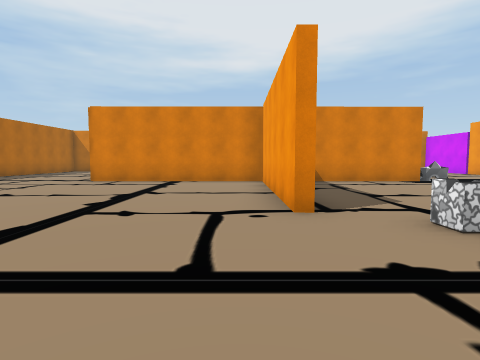
View 1 (above)

24 first-person views from a walk through a 3-D level made in the Unity game engine. The camera is 1.3 m above the floor, tilts 4° down and sees 80° across. The floor is counted in squares, 2 m on a side. Each view is taken from the middle of a square. On the plan, view 1 faces up. The plan holds only what a view shows up to about 9 squares ahead; the rest is blank. The place goes on beyond the plan. The player character is not drawn.

View 2
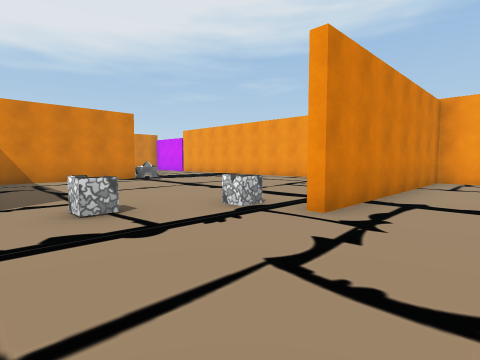

View 3
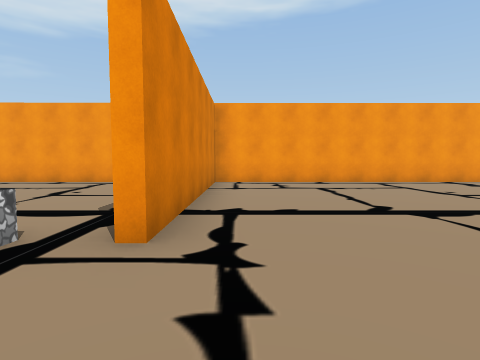

View 4
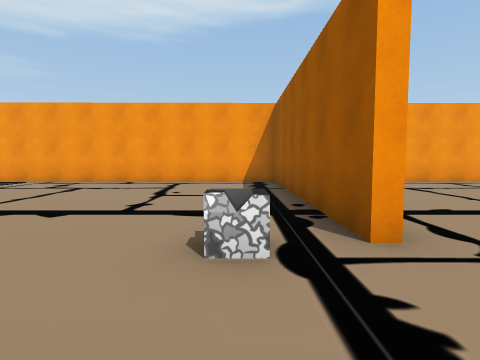

View 5
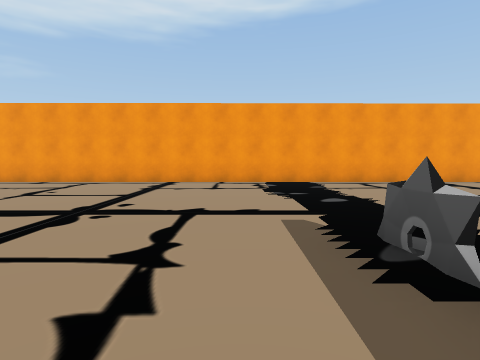

View 6
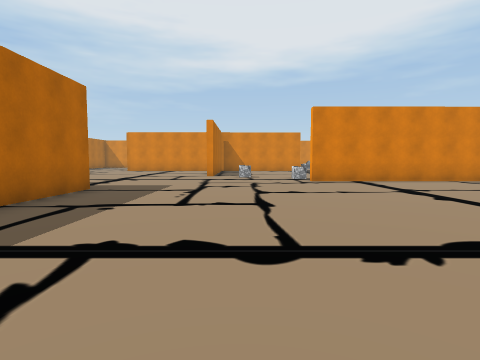

View 7
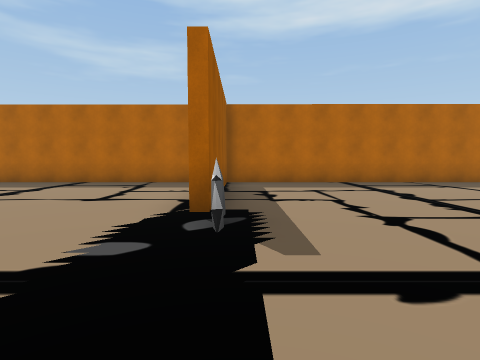

View 8
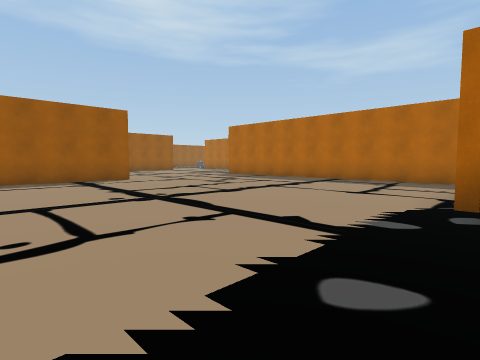

View 9
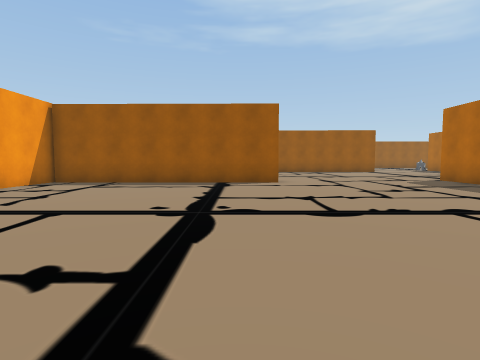

View 10
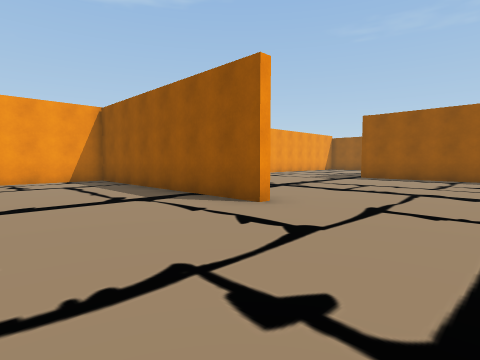

View 11
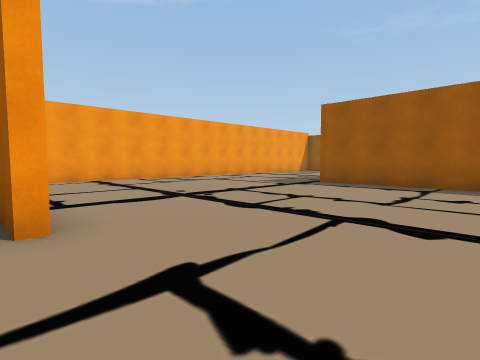

View 12
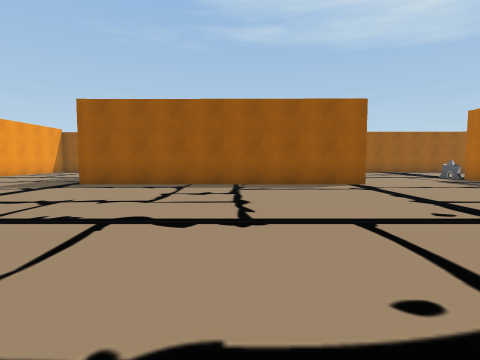

View 13
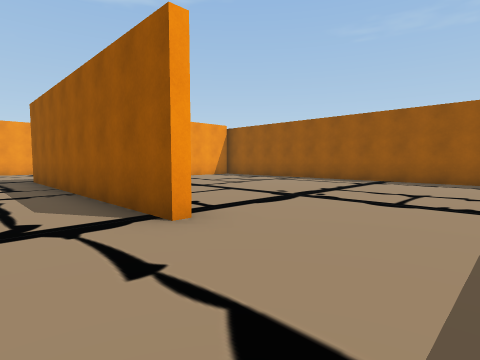

View 14
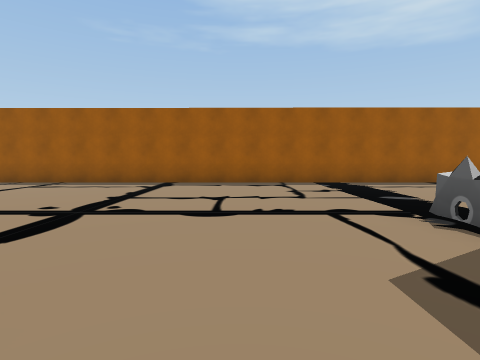

View 15
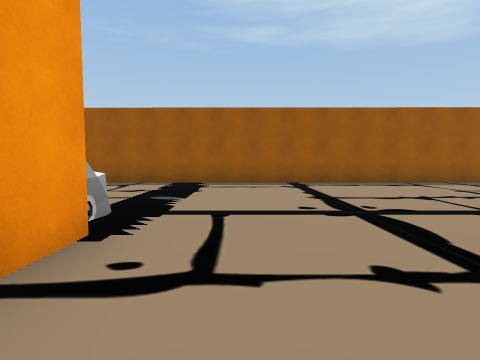

View 16
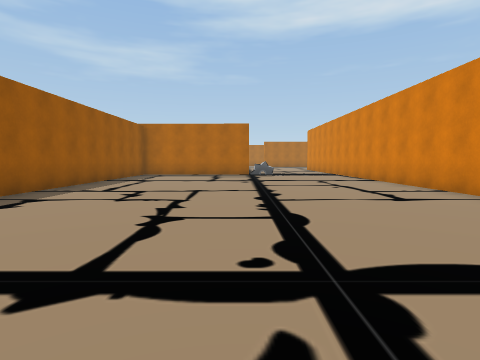

View 17
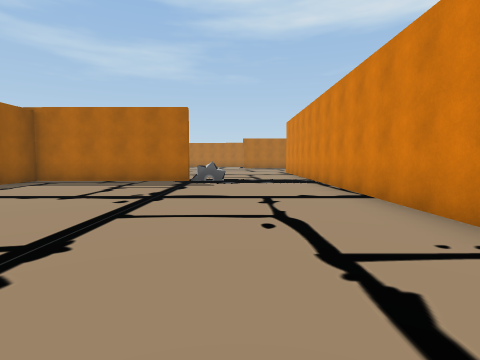

View 18
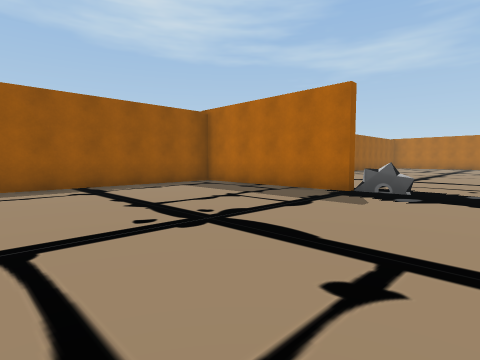

View 19
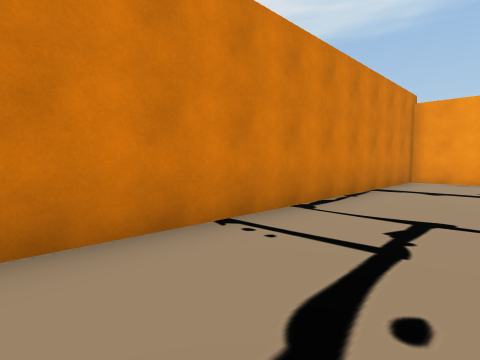

View 20
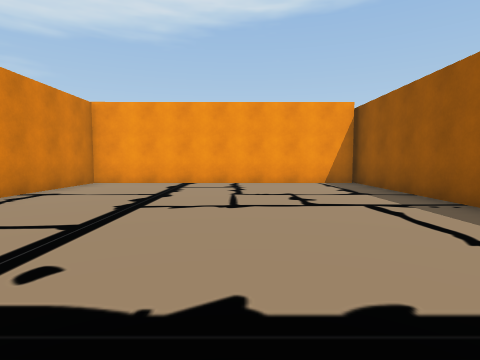

View 21
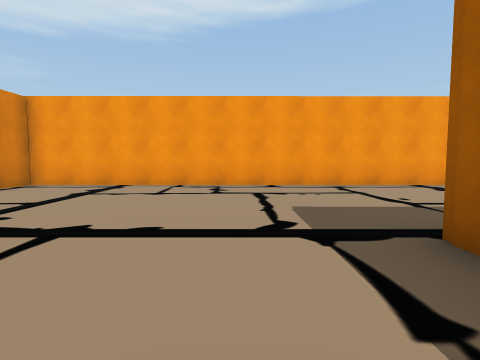

View 22
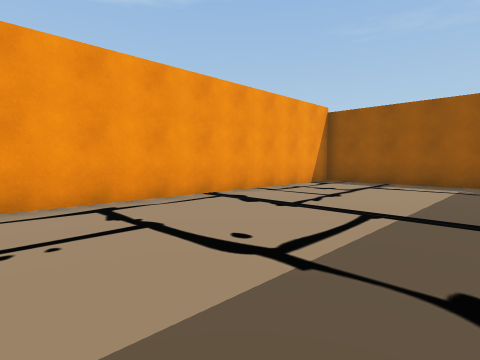

View 23
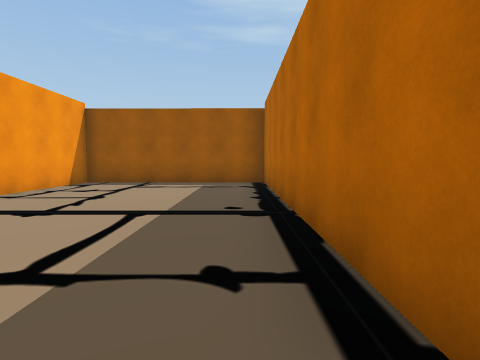

View 24
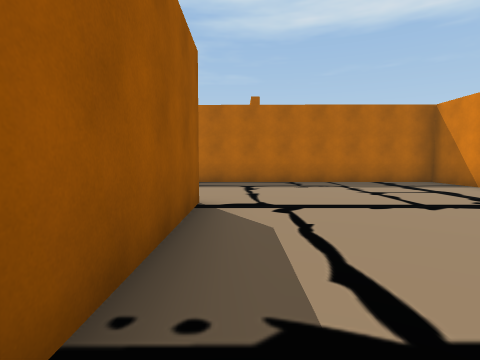

### Floor plan
Points are (right, up) in squares from view 1. A wall is a line through its corners. A room is listed if a view was taken in it or the views show most of it. See-through windows are left out.
Room 1 (views 1, 2, 3, 4, 5, 6, 7, 8, 9, 10, 11, 12, 13, 14, 21, 22, 23, 24)
walls: (-1, -9.4) (3.5, -9.4); (-1.4, -10.3) (-1.4, -19.1); (-1.4, -1.5) (-1.4, -9.4); (4.1, 1) (10.5, 1) (10.5, 9.3); (0.7, 3.4) (0.7, 8.5); (3.9, -18.3) (10.4, -18.3); (10.5, -18.6) (9.4, -18.6); (5.6, 8.7) (-4.6, 8.7); (-4.7, -19.3) (-6.4, -19.3) (-6.4, -27.1); (-2.4, -25.6) (5.3, -25.6) (5.3, -33); (4.9, -33.3) (10.4, -33.3) (10.5, 0.7) (4.1, 0.7)
low walls: (3.4, -9.3) (3.9, -9.2)
ways out: opening at (-4, -26) to room 2
objects: other object (2, 3); other object (4, 2)
Room 2 (views 15, 16, 17, 18, 19, 20)
walls: (-6.7, -27.5) (-6.7, -24.7) (-21, -24.7); (-20.8, -28.6) (-20.8, -33.3) (4.9, -33.3); (5.1, -33.2) (5.1, -25.9) (1.9, -25.9)
low walls: (-20.8, -27.9) (-20.8, -28.4)
ways out: opening at (-4, -26) to room 1

Where each view was taken, in squares from view 1:
view 1: 0 up, 0 right, facing up
view 2: 1 down, 1 right, facing up-right
view 3: 0 up, 2 right, facing right
view 4: 2 up, 2 right, facing right
view 5: 8 down, 2 right, facing right
view 6: 8 down, 2 right, facing up
view 7: 9 down, 7 right, facing left
view 8: 9 down, 8 right, facing down-left
view 9: 10 down, 5 right, facing down
view 10: 15 down, 1 right, facing down-right
view 11: 18 down, 1 right, facing down-right
view 12: 18 down, 1 right, facing down
view 13: 24 down, 5 left, facing down-right
view 14: 25 down, 4 left, facing down
view 15: 25 down, 8 left, facing down
view 16: 29 down, 8 left, facing left
view 17: 27 down, 12 left, facing left
view 18: 26 down, 15 left, facing down-left
view 19: 27 down, 16 left, facing up-right
view 20: 30 down, 3 left, facing right
view 21: 24 down, 3 right, facing right
view 22: 25 down, 6 right, facing down-right
view 23: 25 down, 6 right, facing down
view 24: 25 down, 2 right, facing left
